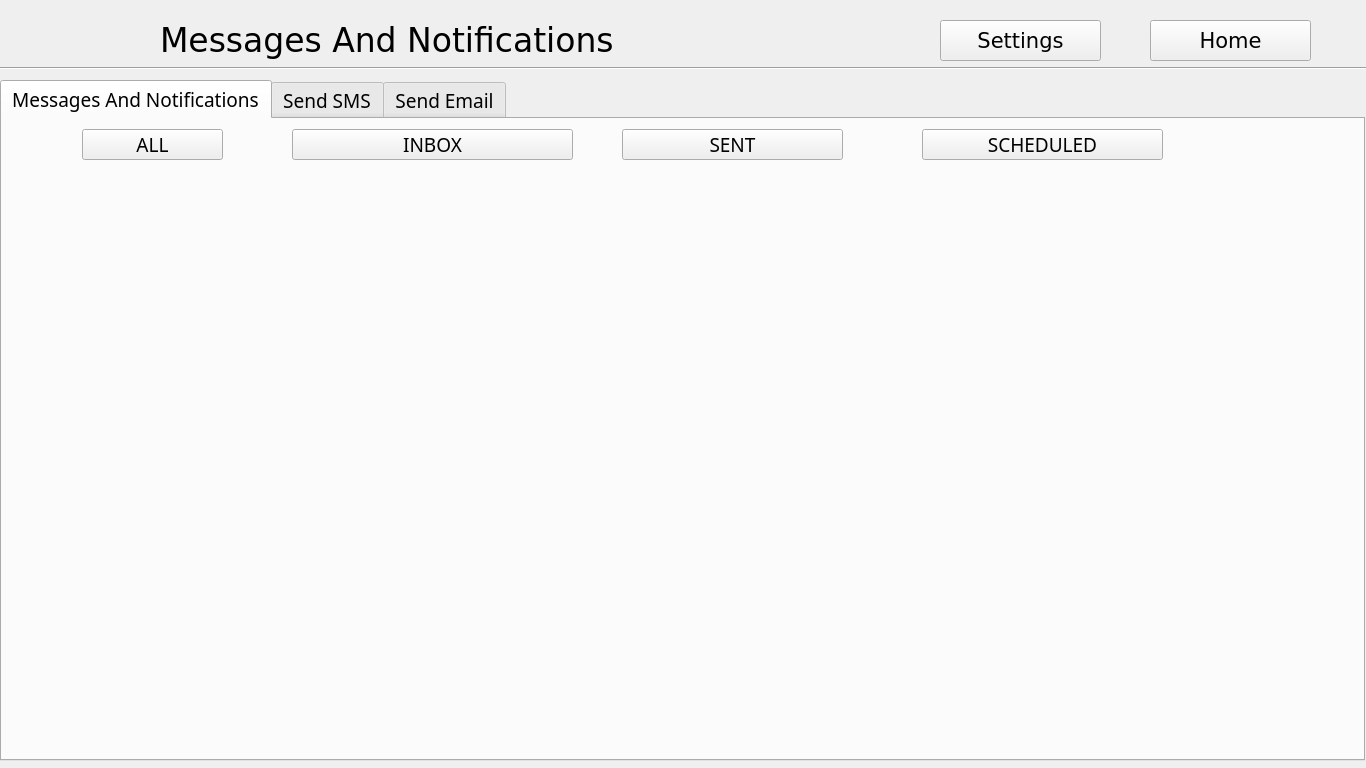
<?xml version="1.0" encoding="UTF-8"?>
<ui version="4.0">
 <class>Form</class>
 <widget class="QWidget" name="Form">
  <property name="geometry">
   <rect>
    <x>0</x>
    <y>0</y>
    <width>1366</width>
    <height>768</height>
   </rect>
  </property>
  <property name="font">
   <font>
    <family>Cantarell</family>
   </font>
  </property>
  <property name="windowTitle">
   <string>Messages &amp; Notifications</string>
  </property>
  <widget class="QLabel" name="label">
   <property name="geometry">
    <rect>
     <x>160</x>
     <y>20</y>
     <width>471</width>
     <height>41</height>
    </rect>
   </property>
   <property name="font">
    <font>
     <family>DejaVu Sans</family>
     <pointsize>25</pointsize>
    </font>
   </property>
   <property name="text">
    <string>Messages And Notifications</string>
   </property>
  </widget>
  <widget class="QPushButton" name="home_btn">
   <property name="geometry">
    <rect>
     <x>1150</x>
     <y>20</y>
     <width>161</width>
     <height>41</height>
    </rect>
   </property>
   <property name="font">
    <font>
     <family>DejaVu Sans</family>
     <pointsize>16</pointsize>
    </font>
   </property>
   <property name="text">
    <string>Home</string>
   </property>
  </widget>
  <widget class="QPushButton" name="settings_btn">
   <property name="geometry">
    <rect>
     <x>940</x>
     <y>20</y>
     <width>161</width>
     <height>41</height>
    </rect>
   </property>
   <property name="font">
    <font>
     <family>DejaVu Sans</family>
     <pointsize>16</pointsize>
    </font>
   </property>
   <property name="text">
    <string>Settings</string>
   </property>
  </widget>
  <widget class="Line" name="line">
   <property name="geometry">
    <rect>
     <x>0</x>
     <y>60</y>
     <width>1371</width>
     <height>16</height>
    </rect>
   </property>
   <property name="orientation">
    <enum>Qt::Horizontal</enum>
   </property>
  </widget>
  <widget class="QTabWidget" name="tabWidget">
   <property name="geometry">
    <rect>
     <x>0</x>
     <y>80</y>
     <width>1365</width>
     <height>681</height>
    </rect>
   </property>
   <property name="font">
    <font>
     <family>Fira Code SemiBold</family>
     <pointsize>14</pointsize>
    </font>
   </property>
   <property name="currentIndex">
    <number>0</number>
   </property>
   <widget class="QWidget" name="tab">
    <attribute name="title">
     <string>Messages And Notifications</string>
    </attribute>
    <widget class="QWidget" name="verticalLayoutWidget">
     <property name="geometry">
      <rect>
       <x>0</x>
       <y>50</y>
       <width>1361</width>
       <height>601</height>
      </rect>
     </property>
     <layout class="QVBoxLayout" name="verticalLayout"/>
    </widget>
    <widget class="QPushButton" name="pushButton_3">
     <property name="geometry">
      <rect>
       <x>80</x>
       <y>10</y>
       <width>141</width>
       <height>31</height>
      </rect>
     </property>
     <property name="text">
      <string>ALL</string>
     </property>
    </widget>
    <widget class="QPushButton" name="pushButton_4">
     <property name="geometry">
      <rect>
       <x>290</x>
       <y>10</y>
       <width>281</width>
       <height>31</height>
      </rect>
     </property>
     <property name="text">
      <string>INBOX</string>
     </property>
    </widget>
    <widget class="QPushButton" name="pushButton_5">
     <property name="geometry">
      <rect>
       <x>920</x>
       <y>10</y>
       <width>241</width>
       <height>31</height>
      </rect>
     </property>
     <property name="text">
      <string>SCHEDULED</string>
     </property>
    </widget>
    <widget class="QPushButton" name="pushButton_6">
     <property name="geometry">
      <rect>
       <x>620</x>
       <y>10</y>
       <width>221</width>
       <height>31</height>
      </rect>
     </property>
     <property name="text">
      <string>SENT</string>
     </property>
    </widget>
   </widget>
   <widget class="QWidget" name="tab_2">
    <attribute name="title">
     <string>Send SMS</string>
    </attribute>
    <widget class="QLabel" name="label_2">
     <property name="geometry">
      <rect>
       <x>50</x>
       <y>20</y>
       <width>51</width>
       <height>21</height>
      </rect>
     </property>
     <property name="font">
      <font>
       <pointsize>16</pointsize>
      </font>
     </property>
     <property name="text">
      <string>TO:</string>
     </property>
    </widget>
    <widget class="QLineEdit" name="lineEdit">
     <property name="geometry">
      <rect>
       <x>110</x>
       <y>20</y>
       <width>401</width>
       <height>41</height>
      </rect>
     </property>
    </widget>
    <widget class="QComboBox" name="comboBox">
     <property name="geometry">
      <rect>
       <x>560</x>
       <y>20</y>
       <width>401</width>
       <height>41</height>
      </rect>
     </property>
     <item>
      <property name="text">
       <string>ALL MEMBERS</string>
      </property>
     </item>
     <item>
      <property name="text">
       <string>SELECT FROM MEMBERS</string>
      </property>
     </item>
     <item>
      <property name="text">
       <string>COMMITEE MEMBERS</string>
      </property>
     </item>
     <item>
      <property name="text">
       <string>ADMINSTRATION/ MANAGEMENT</string>
      </property>
     </item>
    </widget>
    <widget class="QLabel" name="label_3">
     <property name="geometry">
      <rect>
       <x>50</x>
       <y>130</y>
       <width>221</width>
       <height>31</height>
      </rect>
     </property>
     <property name="font">
      <font>
       <pointsize>16</pointsize>
      </font>
     </property>
     <property name="text">
      <string>SPECIFIC GROUPS:</string>
     </property>
    </widget>
    <widget class="QComboBox" name="comboBox_2">
     <property name="geometry">
      <rect>
       <x>350</x>
       <y>130</y>
       <width>611</width>
       <height>41</height>
      </rect>
     </property>
     <item>
      <property name="text">
       <string>-- Select Group --</string>
      </property>
     </item>
     <item>
      <property name="text">
       <string>LOAN DEFAULTERS</string>
      </property>
     </item>
     <item>
      <property name="text">
       <string>ACTIVE MEMBERS</string>
      </property>
     </item>
     <item>
      <property name="text">
       <string>INACTIVE MEMBERS</string>
      </property>
     </item>
    </widget>
    <widget class="QComboBox" name="comboBox_3">
     <property name="geometry">
      <rect>
       <x>350</x>
       <y>190</y>
       <width>611</width>
       <height>41</height>
      </rect>
     </property>
     <item>
      <property name="text">
       <string>-- Select Template --</string>
      </property>
     </item>
     <item>
      <property name="text">
       <string>Payment Reminder</string>
      </property>
     </item>
     <item>
      <property name="text">
       <string>Meeting Notice</string>
      </property>
     </item>
    </widget>
    <widget class="QLabel" name="label_4">
     <property name="geometry">
      <rect>
       <x>50</x>
       <y>190</y>
       <width>221</width>
       <height>31</height>
      </rect>
     </property>
     <property name="font">
      <font>
       <pointsize>16</pointsize>
      </font>
     </property>
     <property name="text">
      <string>CHOOSE TEMPLATE:</string>
     </property>
    </widget>
    <widget class="QLabel" name="label_5">
     <property name="geometry">
      <rect>
       <x>50</x>
       <y>250</y>
       <width>171</width>
       <height>41</height>
      </rect>
     </property>
     <property name="font">
      <font>
       <pointsize>16</pointsize>
      </font>
     </property>
     <property name="text">
      <string>MESSAGE:</string>
     </property>
    </widget>
    <widget class="QTextEdit" name="textEdit">
     <property name="geometry">
      <rect>
       <x>150</x>
       <y>290</y>
       <width>971</width>
       <height>121</height>
      </rect>
     </property>
    </widget>
    <widget class="QPushButton" name="pushButton_7">
     <property name="geometry">
      <rect>
       <x>90</x>
       <y>440</y>
       <width>301</width>
       <height>41</height>
      </rect>
     </property>
     <property name="font">
      <font/>
     </property>
     <property name="text">
      <string>SEND</string>
     </property>
    </widget>
    <widget class="QLabel" name="label_6">
     <property name="geometry">
      <rect>
       <x>20</x>
       <y>510</y>
       <width>251</width>
       <height>31</height>
      </rect>
     </property>
     <property name="text">
      <string>SEND LATER / SCHEDULE MESSAGE:</string>
     </property>
    </widget>
    <widget class="QDateEdit" name="dateEdit">
     <property name="geometry">
      <rect>
       <x>400</x>
       <y>510</y>
       <width>151</width>
       <height>41</height>
      </rect>
     </property>
    </widget>
    <widget class="QLabel" name="label_7">
     <property name="geometry">
      <rect>
       <x>330</x>
       <y>510</y>
       <width>66</width>
       <height>31</height>
      </rect>
     </property>
     <property name="text">
      <string>DATE:</string>
     </property>
    </widget>
    <widget class="QLabel" name="label_8">
     <property name="geometry">
      <rect>
       <x>580</x>
       <y>520</y>
       <width>66</width>
       <height>19</height>
      </rect>
     </property>
     <property name="text">
      <string>TIME:</string>
     </property>
    </widget>
    <widget class="QTimeEdit" name="timeEdit">
     <property name="geometry">
      <rect>
       <x>660</x>
       <y>510</y>
       <width>118</width>
       <height>41</height>
      </rect>
     </property>
    </widget>
    <widget class="QPushButton" name="pushButton_8">
     <property name="geometry">
      <rect>
       <x>900</x>
       <y>510</y>
       <width>211</width>
       <height>51</height>
      </rect>
     </property>
     <property name="text">
      <string>SCHEDULE</string>
     </property>
    </widget>
   </widget>
   <widget class="QWidget" name="tab_3">
    <attribute name="title">
     <string>Send Email</string>
    </attribute>
    <widget class="QPushButton" name="pushButton_15">
     <property name="geometry">
      <rect>
       <x>120</x>
       <y>480</y>
       <width>301</width>
       <height>41</height>
      </rect>
     </property>
     <property name="font">
      <font>
       <pointsize>15</pointsize>
      </font>
     </property>
     <property name="text">
      <string>SEND</string>
     </property>
    </widget>
    <widget class="QTimeEdit" name="timeEdit_3">
     <property name="geometry">
      <rect>
       <x>680</x>
       <y>530</y>
       <width>118</width>
       <height>41</height>
      </rect>
     </property>
    </widget>
    <widget class="QComboBox" name="comboBox_7">
     <property name="geometry">
      <rect>
       <x>370</x>
       <y>150</y>
       <width>611</width>
       <height>41</height>
      </rect>
     </property>
     <item>
      <property name="text">
       <string>-- Select Group --</string>
      </property>
     </item>
     <item>
      <property name="text">
       <string>LOAN DEFAULTERS</string>
      </property>
     </item>
     <item>
      <property name="text">
       <string>ACTIVE MEMBERS</string>
      </property>
     </item>
     <item>
      <property name="text">
       <string>INACTIVE MEMBERS</string>
      </property>
     </item>
    </widget>
    <widget class="QTextEdit" name="textEdit_3">
     <property name="geometry">
      <rect>
       <x>170</x>
       <y>310</y>
       <width>971</width>
       <height>121</height>
      </rect>
     </property>
    </widget>
    <widget class="QDateEdit" name="dateEdit_3">
     <property name="geometry">
      <rect>
       <x>420</x>
       <y>530</y>
       <width>151</width>
       <height>41</height>
      </rect>
     </property>
    </widget>
    <widget class="QLabel" name="label_16">
     <property name="geometry">
      <rect>
       <x>70</x>
       <y>40</y>
       <width>51</width>
       <height>21</height>
      </rect>
     </property>
     <property name="font">
      <font>
       <family>DejaVu Sans</family>
       <pointsize>16</pointsize>
      </font>
     </property>
     <property name="text">
      <string>TO:</string>
     </property>
    </widget>
    <widget class="QLabel" name="label_17">
     <property name="geometry">
      <rect>
       <x>70</x>
       <y>210</y>
       <width>221</width>
       <height>31</height>
      </rect>
     </property>
     <property name="font">
      <font>
       <pointsize>16</pointsize>
      </font>
     </property>
     <property name="text">
      <string>CHOOSE TEMPLATE:</string>
     </property>
    </widget>
    <widget class="QComboBox" name="comboBox_8">
     <property name="geometry">
      <rect>
       <x>370</x>
       <y>210</y>
       <width>611</width>
       <height>41</height>
      </rect>
     </property>
     <item>
      <property name="text">
       <string>-- Select Template --</string>
      </property>
     </item>
     <item>
      <property name="text">
       <string>Payment Reminder</string>
      </property>
     </item>
     <item>
      <property name="text">
       <string>Meeting Notice</string>
      </property>
     </item>
    </widget>
    <widget class="QLabel" name="label_18">
     <property name="geometry">
      <rect>
       <x>600</x>
       <y>540</y>
       <width>66</width>
       <height>19</height>
      </rect>
     </property>
     <property name="text">
      <string>TIME:</string>
     </property>
    </widget>
    <widget class="QLabel" name="label_19">
     <property name="geometry">
      <rect>
       <x>40</x>
       <y>530</y>
       <width>251</width>
       <height>31</height>
      </rect>
     </property>
     <property name="text">
      <string>SEND LATER / SCHEDULE MESSAGE:</string>
     </property>
    </widget>
    <widget class="QLabel" name="label_20">
     <property name="geometry">
      <rect>
       <x>70</x>
       <y>150</y>
       <width>221</width>
       <height>31</height>
      </rect>
     </property>
     <property name="font">
      <font>
       <pointsize>16</pointsize>
      </font>
     </property>
     <property name="text">
      <string>SPECIFIC GROUPS:</string>
     </property>
    </widget>
    <widget class="QPushButton" name="pushButton_16">
     <property name="geometry">
      <rect>
       <x>920</x>
       <y>530</y>
       <width>211</width>
       <height>51</height>
      </rect>
     </property>
     <property name="text">
      <string>SCHEDULE</string>
     </property>
    </widget>
    <widget class="QLabel" name="label_21">
     <property name="geometry">
      <rect>
       <x>70</x>
       <y>270</y>
       <width>171</width>
       <height>41</height>
      </rect>
     </property>
     <property name="font">
      <font>
       <pointsize>16</pointsize>
      </font>
     </property>
     <property name="text">
      <string>MESSAGE:</string>
     </property>
    </widget>
    <widget class="QLineEdit" name="lineEdit_3">
     <property name="geometry">
      <rect>
       <x>130</x>
       <y>40</y>
       <width>401</width>
       <height>41</height>
      </rect>
     </property>
    </widget>
    <widget class="QLabel" name="label_22">
     <property name="geometry">
      <rect>
       <x>350</x>
       <y>530</y>
       <width>66</width>
       <height>31</height>
      </rect>
     </property>
     <property name="text">
      <string>DATE:</string>
     </property>
    </widget>
    <widget class="QComboBox" name="comboBox_9">
     <property name="geometry">
      <rect>
       <x>580</x>
       <y>40</y>
       <width>401</width>
       <height>41</height>
      </rect>
     </property>
     <item>
      <property name="text">
       <string>ALL MEMBERS</string>
      </property>
     </item>
     <item>
      <property name="text">
       <string>SELECT FROM MEMBERS</string>
      </property>
     </item>
     <item>
      <property name="text">
       <string>COMMITEE MEMBERS</string>
      </property>
     </item>
     <item>
      <property name="text">
       <string>ADMINSTRATION/ MANAGEMENT</string>
      </property>
     </item>
    </widget>
    <widget class="QLabel" name="label_23">
     <property name="geometry">
      <rect>
       <x>70</x>
       <y>100</y>
       <width>141</width>
       <height>31</height>
      </rect>
     </property>
     <property name="font">
      <font/>
     </property>
     <property name="text">
      <string>SUBJECT:</string>
     </property>
    </widget>
    <widget class="QLineEdit" name="lineEdit_4">
     <property name="geometry">
      <rect>
       <x>180</x>
       <y>100</y>
       <width>801</width>
       <height>41</height>
      </rect>
     </property>
    </widget>
    <widget class="QPushButton" name="pushButton_17">
     <property name="geometry">
      <rect>
       <x>170</x>
       <y>440</y>
       <width>671</width>
       <height>31</height>
      </rect>
     </property>
     <property name="text">
      <string>ATTATCH FILE</string>
     </property>
    </widget>
   </widget>
  </widget>
 </widget>
 <resources/>
 <connections/>
</ui>
